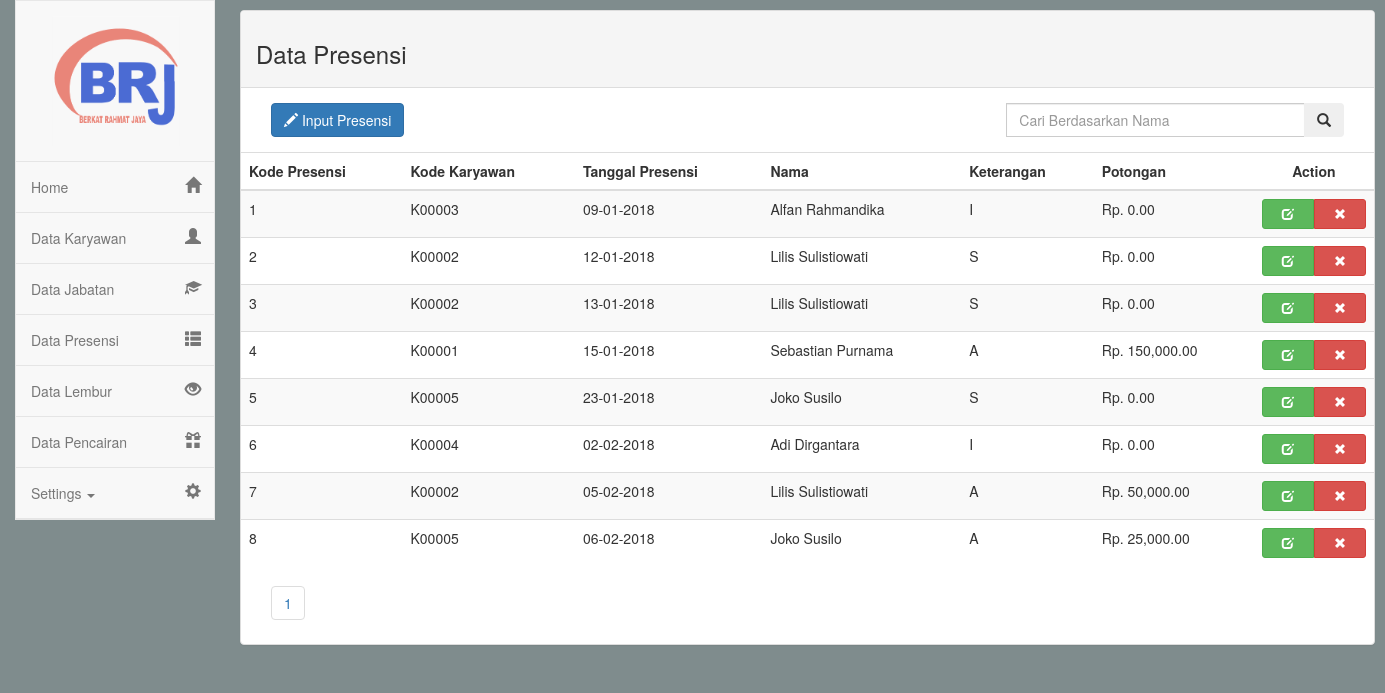
Page /dashboard.php?page=presensi (signed in) on the committed database.
### tables this page shows
CREATE TABLE `presensi` (
  `kd_presensi` int(11) NOT NULL,
  `kd_karyawan` varchar(255) DEFAULT NULL,
  `nama` varchar(255) NOT NULL,
  `tgl_presensi` date NOT NULL,
  `keterangan` varchar(255) NOT NULL,
  `potongan` int(11) NOT NULL
);

### page/presensi.php (the view, shortened to what this page needs)
<div class="row">
	<div class="col-md-12">
		<div class="panel panel-default">
			<div class="panel-heading">
				<h3>Data Presensi</h3>
			</div>
			<div class="panel-body">
				<div class="row">
					<div class="col-md-4">
						<a href="" class="btn btn-primary" data-toggle="modal" data-target="#myModal"><span class="glyphicon glyphicon-pencil" aria-hidden="true"></span>  Input Presensi</a>
					</div>
					<div class="col-md-4"></div>
					<div class="col-md-4">
						<form action="dashboard.php" method="get">
							<div class="input-group">
								<input type="text" class="form-control" name="cari" placeholder="Cari Berdasarkan Nama">
								<div class="input-group-btn">
									<button class="btn" type="submit">
										<i class="glyphicon glyphicon-search"></i>
									</button>
								</div>
							</div>
						</form>
					</div>
				</div>
			</div>
			<div class="table-responsive">
				<table class="table table-striped">
					<thead>
						<tr>
							<th>Kode Presensi</th>
							<th>Kode Karyawan</th>
							<th>Tanggal Presensi</th>
							<th>Nama</th>
							<th>Keterangan</th>
							<th>Potongan</th>
							<th style="text-align: center;">Action</th>
						</tr>
					</thead>
					<tbody>
						<?php
						include 'koneksi.php';
						$halaman = 10;
						$result = mysqli_query($koneksi, "SELECT * FROM jabatan");
						$total = mysqli_num_rows($result);
						$pages = ceil($total/$halaman);
						if(isset($_GET['cari'])){
							$cari = $_GET['cari'];
							$view = mysqli_query($koneksi, "select * from presensi where nama like '%".$cari."%'") or die(mysqli_error());
						} else {
							$view = mysqli_query($koneksi, "select * from presensi order by kd_presensi") or die(mysqli_error());
						}
						while ($data = mysqli_fetch_assoc($view)) {
						?>
						<tr>
							<td><?php echo $data['kd_presensi']; ?></td>
							<td><?php echo $data['kd_karyawan']; ?></td>
							<td><?php echo date("d-m-Y", strtotime($data['tgl_presensi'])); ?></td>
							<td><?php echo $data['nama']; ?></td>
							<td><?php echo $data['keterangan']; ?></td>
							<td>Rp. <?php echo number_format($data['potongan'], 2, ".", ","); ?></td>
							<td style="text-align: center;">
								<div style="table-layout: auto;" class="btn-group btn-group-justified btn-group-sm">
									<a href="dashboard.php?page=edit-presensi&kd_presensi=<?php echo $data['kd_presensi']; ?>" class="btn btn-success" data-toggle="tooltip" title="Edit">
										<span class="glyphicon glyphicon-edit" aria-hidden="true"></span>
									</a>
									<a href="hapus-presensi.php?kd_presensi=<?php echo $data['kd_presensi']; ?>" class="btn btn-danger" onclick="return confirm('Konfirmasi Hapus !!')" data-toggle="tooltip" title="Hapus">
										<span class="glyphicon glyphicon-remove" aria-hidden="true"></span>
									</a>
								</div>
							</td>
						</tr>
						<?php } ?>
					</tbody>
				</table>
				<ul class="pagination" style="margin-left: 30px">
					<?php for ($i=1; $i<=$pages ; $i++){ ?>
						<li>
							<a href="dashboard.php?page=presensi&halaman=<?php echo $i; ?>"><?php echo $i; ?></a>
						</li>
					<?php } ?>
				</ul>
			</div>
		</div>
	</div>
</div>

### style/dashboard.css (style rules this page uses)
body,html { height: 100%; }
.main .row { padding: 0px; margin: 0px; }

### rows in the picture
presensi: kd_presensi "1", kd_karyawan "K00003", tgl_presensi "09-01-2018", nama "Alfan Rahmandika", keterangan "I", potongan "0.00"
presensi: kd_presensi "2", kd_karyawan "K00002", tgl_presensi "12-01-2018", nama "Lilis Sulistiowati", keterangan "S", potongan "0.00"
presensi: kd_presensi "3", kd_karyawan "K00002", tgl_presensi "13-01-2018", nama "Lilis Sulistiowati", keterangan "S", potongan "0.00"
presensi: kd_presensi "4", kd_karyawan "K00001", tgl_presensi "15-01-2018", nama "Sebastian Purnama", keterangan "A", potongan "150,000.00"
presensi: kd_presensi "5", kd_karyawan "K00005", tgl_presensi "23-01-2018", nama "Joko Susilo", keterangan "S", potongan "0.00"
presensi: kd_presensi "6", kd_karyawan "K00004", tgl_presensi "02-02-2018", nama "Adi Dirgantara", keterangan "I", potongan "0.00"
presensi: kd_presensi "7", kd_karyawan "K00002", tgl_presensi "05-02-2018", nama "Lilis Sulistiowati", keterangan "A", potongan "50,000.00"
presensi: kd_presensi "8", kd_karyawan "K00005", tgl_presensi "06-02-2018", nama "Joko Susilo", keterangan "A", potongan "25,000.00"
